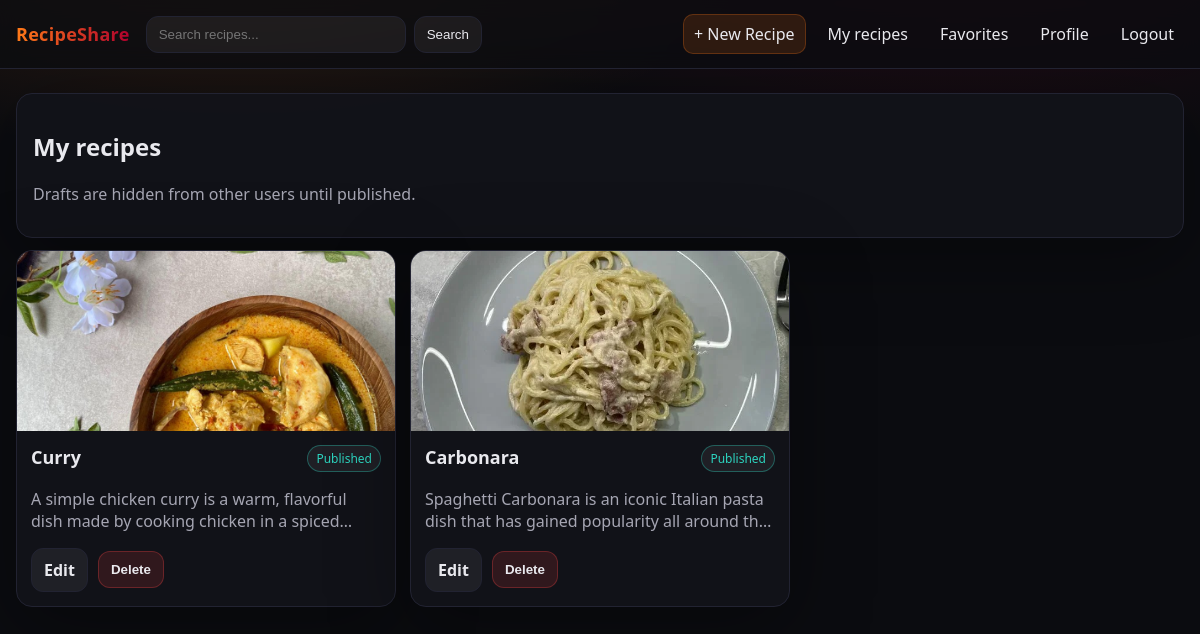
The app's page /recipes/mine (signed in) with its own data.
### app/models.py (models this page shows, shortened)
class Recipe(db.Model):
    __tablename__ = "recipes"
    id = db.Column(db.Integer, primary_key=True)
    title = db.Column(db.String(140), nullable=False, index=True)
    description = db.Column(db.String(500), default="")
    ingredients_text = db.Column(db.Text, nullable=False)
    steps_text = db.Column(db.Text, nullable=False)
    steps_data = db.Column(db.Text, nullable=True)
    prep_minutes = db.Column(db.Integer, default=0)
    cook_minutes = db.Column(db.Integer, default=0)
    servings = db.Column(db.Integer, default=1)
    difficulty = db.Column(db.String(20), default="Easy")
    image_filename = db.Column(db.String(255), default="")
    image_storage_key = db.Column(db.String(255), default="")
    image_url = db.Column(db.String(500), default="")
    video_filename = db.Column(db.String(255), default="")
    video_storage_key = db.Column(db.String(255), default="")
    video_url = db.Column(db.String(500), default="")
    is_published = db.Column(db.Boolean, default=True)
    view_count = db.Column(db.Integer, default=0)
    created_at = db.Column(db.DateTime, default=lambda: datetime.now(timezone.utc))
    updated_at = db.Column(db.DateTime, default=lambda: datetime.now(timezone.utc), onupdate=lambda: datetime.now(timezone.utc))
    user_id = db.Column(db.Integer, db.ForeignKey("users.id"), nullable=False, index=True)
    category_id = db.Column(db.Integer, db.ForeignKey("categories.id"), nullable=True, index=True)
    tags = db.relationship("Tag", secondary=recipe_tags, lazy="subquery",
                           backref=db.backref("recipes", lazy=True))
    comments = db.relationship("Comment", backref="recipe", lazy="dynamic", cascade="all, delete-orphan")
    likes = db.relationship("Like", backref="recipe", lazy="dynamic", cascade="all, delete-orphan")
    favorites = db.relationship("Favorite", backref="recipe", lazy="dynamic", cascade="all, delete-orphan")
    @property
    def image_display_url(self) -> str:
        if self.image_url:
            return self.image_url
        if self.image_filename:
            return url_for("static", filename=f"uploads/{self.image_filename}")
        return ""

### app/recipes/routes.py (the view)
@bp.route("/mine")
@login_required
def mine():
    page = request.args.get("page", 1, type=int)
    query = Recipe.query.filter_by(user_id=current_user.id).order_by(desc(Recipe.created_at))
    recipes = query.paginate(page=page, per_page=9, error_out=False)
    return render_template("recipes/mine.html", recipes=recipes)

### app/models.py (called while the page is built)
@login_manager.user_loader
def load_user(user_id: str):
    return User.query.get(int(user_id))

### app/templates/recipes/mine.html (shortened to what this page needs)
{% extends "base.html" %}
{% block content %}
<div class="card">
  <h2>My recipes</h2>
  <p class="muted">Drafts are hidden from other users until published.</p>
</div>
<section class="grid">
  {% for r in recipes.items %}
    <article class="recipe-card card">
      <a class="recipe-card-img" href="{{ url_for('recipes.detail', recipe_id=r.id) }}">
        {% if r.image_display_url %}
          <img src="{{ r.image_display_url }}" alt="recipe image" />
        {% else %}
          <div class="img-placeholder">No image</div>
        {% endif %}
      </a>
      <div class="recipe-card-body">
        <div class="recipe-card-top">
          <h3 class="recipe-title">
            <a href="{{ url_for('recipes.detail', recipe_id=r.id) }}">{{ r.title }}</a>
          </h3>
          {% if r.is_published %}
            <span class="badge ok">Published</span>
          {% else %}
            <span class="badge warn">Draft</span>
          {% endif %}
        </div>
        <p class="muted clamp-2">{{ r.description or "—" }}</p>
        <div class="row gap">
          <a class="btn secondary" href="{{ url_for('recipes.edit', recipe_id=r.id) }}">Edit</a>
          <form method="post" action="{{ url_for('recipes.delete', recipe_id=r.id) }}" onsubmit="return confirm('Delete this recipe?');">
            <button class="btn danger" type="submit">Delete</button>
          </form>
        </div>
      </div>
    </article>
  {% else %}
    <div class="card empty">No recipes yet. <a href="{{ url_for('recipes.create') }}">Create one</a>.</div>
  {% endfor %}
</section>
{% endblock %}

### app/static/css/style.css (style rules this page uses)
:root { --bg: #0b0c10; --card: #12131a; --text: #e9e9ee; --muted: #a6a6b3; --border: #222332; --brand: #ff7a18; --brand2: #af002d; --ok: #2dd4bf; --warn: #f59e0b; --danger: #ef4444; }
* { box-sizing: border-box; }
html { min-height: 100%; }
body { margin: 0; min-height: 100vh; min-height: 100dvh; display: flex; flex-direction: column; font-family: ui-sans-serif, system-ui, -apple-system, Segoe UI, Roboto, Arial, "Apple Color Emoji", "Segoe UI Emoji"; background: radial-gradient(900px 400px at 20% -10%, rgba(255, 122, 24, 0.18), transparent 60%), radial-gradient(900px 400px at 80% -10%, rgba(175, 0, 45, 0.18), transparent 60%), var(--bg); color: var(--text); }
a { color: inherit; text-decoration: none; }
.muted { color: var(--muted); }
.card { background: rgba(18,19,26,0.92); border: 1px solid var(--border); border-radius: 16px; padding: 16px; box-shadow: 0 20px 80px rgba(0,0,0,0.35); }
.grid { display: grid; grid-template-columns: repeat(3, 1fr); gap: 14px; margin: 12px 0 24px; }
.recipe-card { padding: 0; overflow: hidden; }
.recipe-card-img { display: block; height: 180px; background: rgba(255,255,255,0.04); }
.recipe-card-img img { width: 100%; height: 100%; object-fit: cover; display: block; }
.recipe-card-body { padding: 14px; }
.recipe-title { margin: 0; font-size: 18px; }
.recipe-card-top { display:flex; align-items:flex-start; justify-content: space-between; gap: 10px; }
.clamp-2 { display: -webkit-box; -webkit-line-clamp: 2; -webkit-box-orient: vertical; overflow: hidden; }
.badge { display:inline-flex; align-items:center; gap: 6px; padding: 4px 8px; border-radius: 999px; background: rgba(255,255,255,0.06); border: 1px solid var(--border); font-size: 12px; }
.badge.ok { border-color: rgba(45,212,191,0.35); color: var(--ok); }
.btn { display:inline-flex; align-items:center; justify-content:center; gap: 8px; padding: 10px 12px; border-radius: 12px; border: 1px solid rgba(255,255,255,0.14); background: linear-gradient(90deg, rgba(255,122,24,0.18), rgba(175,0,45,0.18)); color: var(--text); cursor: pointer; text-decoration: none !important; font-weight: 600; appearance: none; -webkit-appearance: none; }
.btn.secondary { background: rgba(255,255,255,0.06); border: 1px solid var(--border); font-weight: 600; }
.btn.danger { background: rgba(239,68,68,0.14); border-color: rgba(239,68,68,0.3); }
.row { display:flex; align-items:center; }
.gap { gap: 10px; }

### records on screen
Recipe: image_display_url (picture), title "Curry", is_published "Published", description "A simple chicken curry is a warm, flavorful dish made by cooking chicken in a…"
Recipe: image_display_url (picture), title "Carbonara", is_published "Published", description "Spaghetti Carbonara is an iconic Italian pasta dish that has gained popularity all around…"
